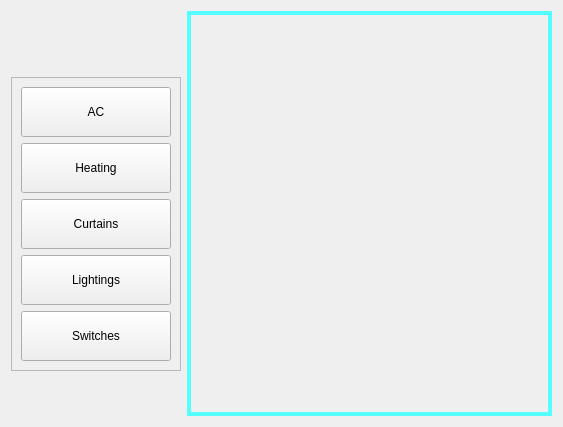
<?xml version="1.0" encoding="UTF-8"?>
<ui version="4.0">
 <class>AutoControlMain</class>
 <widget class="QWidget" name="AutoControlMain">
  <property name="geometry">
   <rect>
    <x>0</x>
    <y>0</y>
    <width>563</width>
    <height>427</height>
   </rect>
  </property>
  <layout class="QGridLayout" name="gridLayout">
   <item row="0" column="0">
    <widget class="QLabel" name="roomLabel"/>
   </item>
   <item row="0" column="1" rowspan="4">
    <widget class="QStackedWidget" name="stackedWidget">
     <property name="sizePolicy">
      <sizepolicy hsizetype="Preferred" vsizetype="Preferred">
       <horstretch>4</horstretch>
       <verstretch>0</verstretch>
      </sizepolicy>
     </property>
     <property name="palette">
      <palette>
       <active>
        <colorrole role="WindowText">
         <brush brushstyle="SolidPattern">
          <color alpha="255">
           <red>85</red>
           <green>255</green>
           <blue>255</blue>
          </color>
         </brush>
        </colorrole>
       </active>
       <inactive>
        <colorrole role="WindowText">
         <brush brushstyle="SolidPattern">
          <color alpha="255">
           <red>85</red>
           <green>255</green>
           <blue>255</blue>
          </color>
         </brush>
        </colorrole>
       </inactive>
       <disabled>
        <colorrole role="WindowText">
         <brush brushstyle="SolidPattern">
          <color alpha="255">
           <red>118</red>
           <green>118</green>
           <blue>117</blue>
          </color>
         </brush>
        </colorrole>
       </disabled>
      </palette>
     </property>
     <property name="frameShape">
      <enum>QFrame::Box</enum>
     </property>
     <property name="lineWidth">
      <number>4</number>
     </property>
    </widget>
   </item>
   <item row="1" column="0">
    <spacer name="verticalSpacer">
     <property name="orientation">
      <enum>Qt::Vertical</enum>
     </property>
     <property name="sizeHint" stdset="0">
      <size>
       <width>20</width>
       <height>40</height>
      </size>
     </property>
    </spacer>
   </item>
   <item row="2" column="0">
    <widget class="QFrame" name="frame">
     <property name="frameShape">
      <enum>QFrame::StyledPanel</enum>
     </property>
     <property name="frameShadow">
      <enum>QFrame::Raised</enum>
     </property>
     <layout class="QVBoxLayout" name="verticalLayout">
      <item>
       <widget class="QPushButton" name="acButton">
        <property name="minimumSize">
         <size>
          <width>150</width>
          <height>50</height>
         </size>
        </property>
        <property name="maximumSize">
         <size>
          <width>150</width>
          <height>50</height>
         </size>
        </property>
        <property name="text">
         <string>AC</string>
        </property>
        <property name="checkable">
         <bool>true</bool>
        </property>
       </widget>
      </item>
      <item>
       <widget class="QPushButton" name="heatingButton">
        <property name="minimumSize">
         <size>
          <width>150</width>
          <height>50</height>
         </size>
        </property>
        <property name="text">
         <string>Heating</string>
        </property>
        <property name="checkable">
         <bool>true</bool>
        </property>
       </widget>
      </item>
      <item>
       <widget class="QPushButton" name="curtainsButton">
        <property name="minimumSize">
         <size>
          <width>150</width>
          <height>50</height>
         </size>
        </property>
        <property name="maximumSize">
         <size>
          <width>150</width>
          <height>16777215</height>
         </size>
        </property>
        <property name="text">
         <string>Curtains</string>
        </property>
        <property name="checkable">
         <bool>true</bool>
        </property>
       </widget>
      </item>
      <item>
       <widget class="QPushButton" name="lightingsButton">
        <property name="minimumSize">
         <size>
          <width>150</width>
          <height>50</height>
         </size>
        </property>
        <property name="maximumSize">
         <size>
          <width>150</width>
          <height>50</height>
         </size>
        </property>
        <property name="text">
         <string>Lightings</string>
        </property>
        <property name="checkable">
         <bool>true</bool>
        </property>
       </widget>
      </item>
      <item>
       <widget class="QPushButton" name="switchesButton">
        <property name="minimumSize">
         <size>
          <width>150</width>
          <height>50</height>
         </size>
        </property>
        <property name="maximumSize">
         <size>
          <width>150</width>
          <height>50</height>
         </size>
        </property>
        <property name="text">
         <string>Switches</string>
        </property>
        <property name="checkable">
         <bool>true</bool>
        </property>
       </widget>
      </item>
     </layout>
    </widget>
   </item>
   <item row="3" column="0">
    <spacer name="verticalSpacer_2">
     <property name="orientation">
      <enum>Qt::Vertical</enum>
     </property>
     <property name="sizeHint" stdset="0">
      <size>
       <width>20</width>
       <height>40</height>
      </size>
     </property>
    </spacer>
   </item>
  </layout>
 </widget>
 <resources/>
 <connections/>
</ui>
